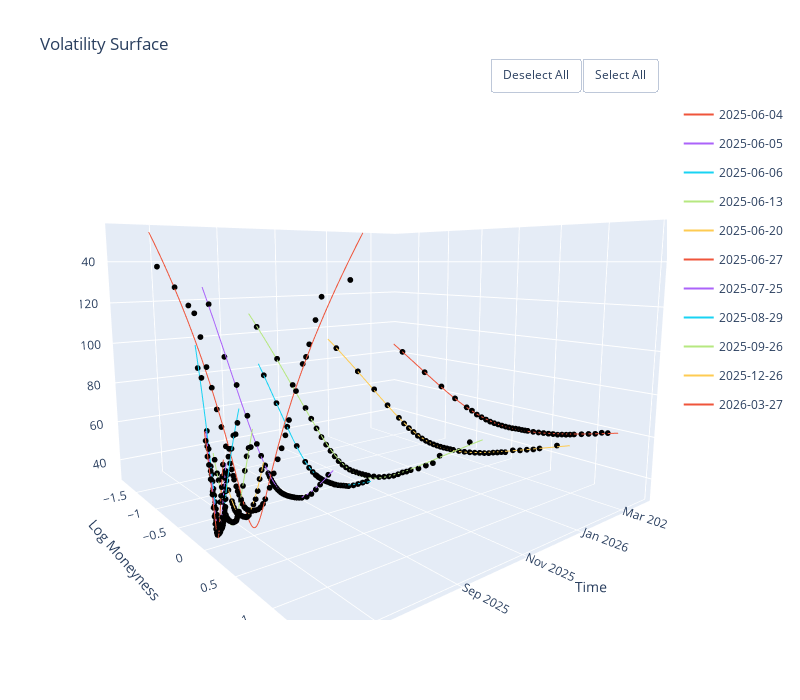
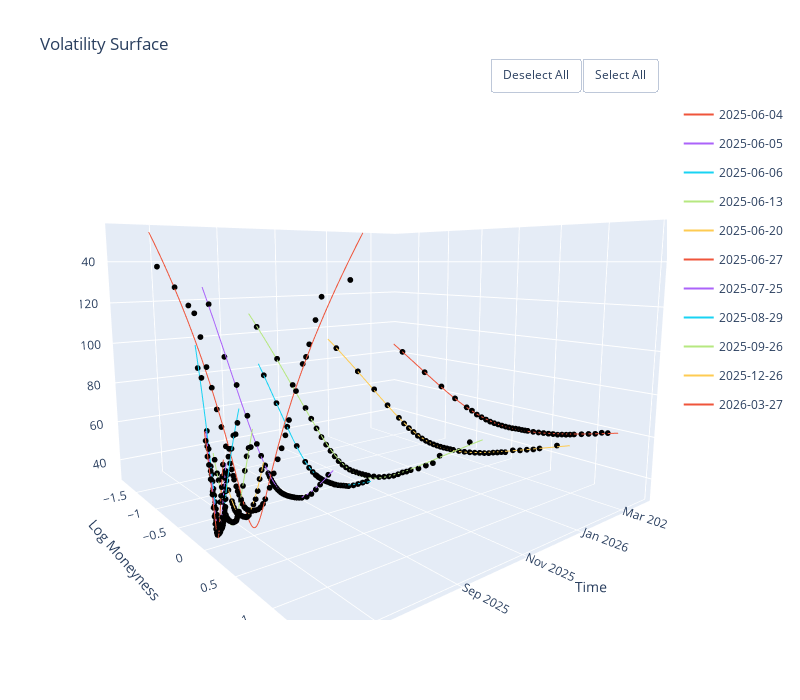

The cell these charts' notebook holds for them, in order:
### Markdown cell above
# SVI (Real Market Data)

### Code cell
df = df_processed.copy()
df['IV'] = df['mark_iv'].astype(float)
df['Strike'] = df['strike'].astype(float)
df['Date'] = pd.to_datetime(df['expiry'])
df['Tau'] = df['time_to_expiry']
df['F'] = df['forward_price']
df['S'] = df['underlying_price']

df = df[df['Tau']>0]

svim = SVIModel(df[['IV','Strike','Date','Tau','F']])
df_fit = svim.fit(no_butterfly=False, no_calendar=False).reset_index(drop=False).rename(columns={'index':'Date'})
df_fit = pd.merge(df_fit, df[['Date','F','time_to_expiry']].drop_duplicates(subset=['Date'],keep='first'),on='Date',how='left')

plot_vol = SVIPlot()
plot_vol.allsmiles(svim)
